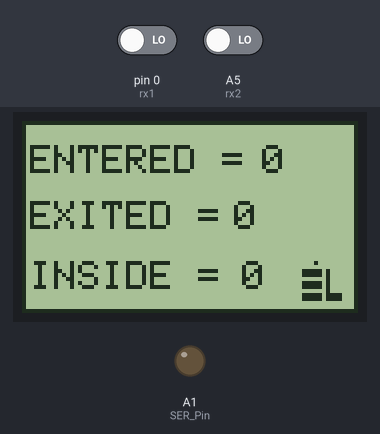
This sketch was run on a simulated Arduino Uno, built with avr-gcc and run on an emulated ATmega328P. Shown: 84×48 one-colour display, output pins drawn as LEDs (lit = HIGH). The inputs (shaded band) are chosen by the test bench; at power-on: pin 0 (rx1) LOW, A5 (rx2) LOW. Pins used as bus, display or sensor lines are not drawn.

Above: at 16.2 s.
16.3 s: pin 0 (rx1) driven HIGH
At 18.7 s:
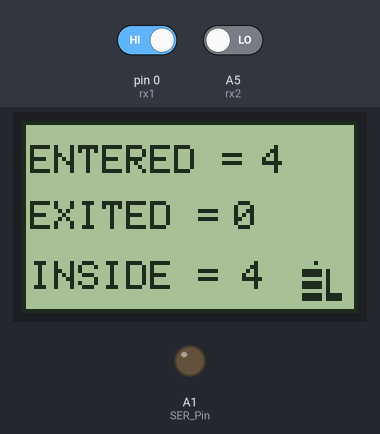
18.8 s: A5 (rx2) driven HIGH
At 19.7 s:
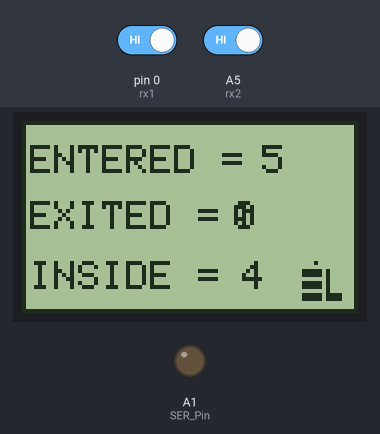
21.8 s: pin 0 (rx1) driven LOW
At 23.4 s:
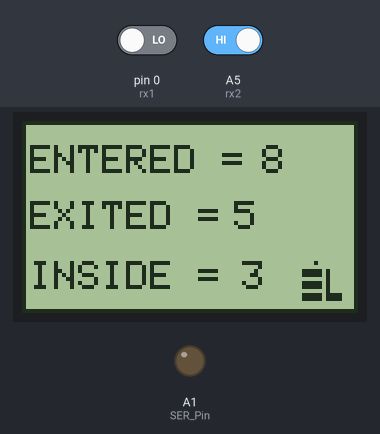
24.8 s: pin 0 (rx1) driven HIGH
At 26.6 s:
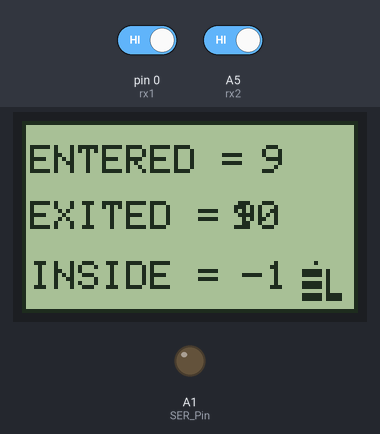
27.8 s: A5 (rx2) driven LOW
At 30.5 s:
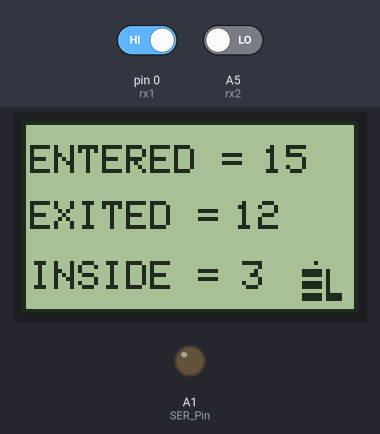
30.6 s: A5 (rx2) driven HIGH
At 32.0 s:
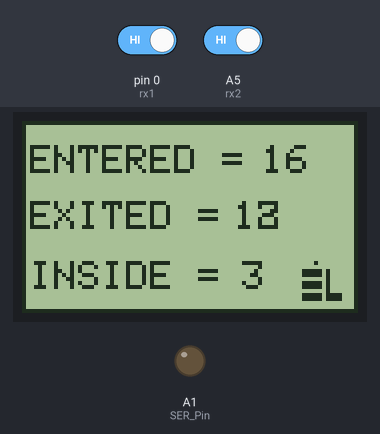
Timing chart, 0 to 33.6 s (numbered marks = the images above; inputs shaded):
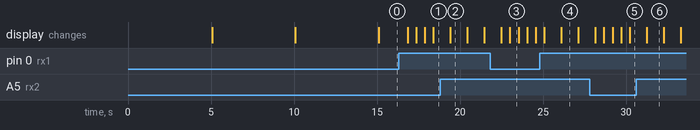

The sketch:

7_Counting_System.ino
```cpp
#include <Adafruit_GFX.h>
#include <Adafruit_PCD8544.h>
int trx1=1;
int rx1=0;
int trx2=A4;
int rx2=A5;
int proxy1=0;
int proxy2=0;
int count1=0;
int count2=0;
int val;
int SER_Pin=A1;
int RCLK_Pin=6;
int SRCLK_Pin = 5;
const byte logo_el[] PROGMEM = {16,10,
B00000000,B00000000,
B11111010,B00000000,
B11111010,B00000000,
B00000010,B00000000,
B11111010,B00000000,
B11111010,B00000000,
B00000010,B00000000,
B11111011,B11000000,
B11111011,B11000000,
B00000000,B00000000,
};
#define number_of_74hc595s 3
#define numOfRegisterPins number_of_74hc595s*8
boolean registers[numOfRegisterPins];
Adafruit_PCD8544 display= Adafruit_PCD8544(8,9,10,12,11);
void setup() {
 pinMode(SER_Pin,OUTPUT);
 pinMode(RCLK_Pin,OUTPUT);
 pinMode(SRCLK_Pin,OUTPUT);
 clearRegisters();
 writeRegisters();
 display.begin();
 display.setContrast(50);
 display.clearDisplay();
 display_El_logo();
 display_L2S();
 display_title();
}
void loop()
{
display.drawBitmap(70,35,logo_el,10,10,BLACK);
display.drawRect(0,0,84,48,BLACK);
proxy1=digitalRead(rx1);
if(proxy1==HIGH)
{
  display.setCursor(2,6);
  display.print("ENTERED =");
  display.setTextSize(1);
  display.setTextColor(BLACK);
  count1++;
  delay(500);
  display.setCursor(60,6);
  display.println(count1);
  display.setTextSize(1);
  display.setTextColor(BLACK);

  display.setCursor(2,20);
  display.print("EXITED =");
  display.setTextSize(1);
  display.setTextColor(BLACK);

  display.setCursor(53,20);
  display.println(count2);
  display.setTextSize(1);
  display.setTextColor(BLACK);
}
proxy2=digitalRead(rx2);
if(proxy2==HIGH)
{
display.setCursor(2,20);
  display.print("EXITED =");
  display.setTextSize(1);
  display.setTextColor(BLACK);
  count2++;
  delay(500);
  display.setCursor(53,20);
  display.println(count2);
  display.setTextSize(1);
  display.setTextColor(BLACK);

  display.setCursor(2,6);
  display.print("ENTERED =");
  display.setTextSize(1);
  display.setTextColor(BLACK);

  display.setCursor(60,6);
  display.println(count1);
  display.setTextSize(1);
  display.setTextColor(BLACK);
}
  val=count1-count2;
  display.setCursor(2,35);
  display.println("INSIDE =");
  display.setTextSize(1);
  display.setTextColor(BLACK);
  display.setCursor(55,35);
  display.println(val);
  display.setTextSize(1);
  display.setTextColor(BLACK);

  display.setCursor(2,20);
  display.print("EXITED =");
  display.setTextSize(1);
  display.setTextColor(BLACK);

  display.setCursor(53,20);
  display.println(count2);
  display.setTextSize(1);
  display.setTextColor(BLACK);

  display.setCursor(2,6);
  display.print("ENTERED =");
  display.setTextSize(1);
  display.setTextColor(BLACK);

  display.setCursor(60,6);
  display.println(count1);
  display.setTextSize(1);
  display.setTextColor(BLACK);
  display.display();
  display.clearDisplay();
}

//***********************Elintlabz logo*****************************************//
void display_El_logo()
{
   display.fillRect(15,2,21,6,BLACK);
   display.fillRect(15,12,21,6,BLACK);
   display.fillRect(15,22,21,6,BLACK);
   display.fillRect(45,2,6,26,BLACK);
   display.fillRect(50,22,18,6,BLACK);
   display.setCursor(15,35);
   display.print("ElintLabz");
   display.display();
   delay(5000);
   display.clearDisplay();
}

//********************************learn2solder**********************************//

void display_L2S()
{
  display.drawRect(0, 0, 84 , 48,BLACK);
  display.setCursor(26, 10);
  display.println("LEARN");
  display.setCursor(38,20);
  display.println("2");
  display.setCursor(22,30);
  display.println("SOLDER");
  display.display();
  delay(5000);
  display.clearDisplay();
}

//********************************Title********************************************//
void display_title()
{
  display.drawRect(0, 0, 84 , 48,BLACK);
  display.setCursor(6,10);
  display.println("AUTOMATIC");
  display.setCursor(6,20);
  display.println("COUNT");
  display.setCursor(6,30);
  display.println("SYSTEM");
  display.drawBitmap(70,35,logo_el,10,10,BLACK);
  display.display();
  delay(5000);
  display.clearDisplay();
}

//***********************************clear bargraph**********************//


void writeRegisters()
{
  digitalWrite(RCLK_Pin, LOW);
  for(int i = numOfRegisterPins - 1; i >=  0; i--)
  {
    digitalWrite(SRCLK_Pin, LOW);
    int val = registers[i];
    digitalWrite(SER_Pin, val);
    digitalWrite(SRCLK_Pin, HIGH);
   }
    digitalWrite(RCLK_Pin, HIGH);
}
void clearRegisters(){
  for(int i = numOfRegisterPins - 1; i >=  0; i--){
     registers[i] = LOW;
  }
  writeRegisters();
}
```

Measured:
- after the input at 16.3 s, the display: first changes after 0.53 s (image 1 shows a later state)
- what the display in image 2 shows lasts 1.0 s, from 19.4 s to 20.4 s
- what the display in image 3 shows lasts 0.5 s, from 23.0 s to 23.5 s
